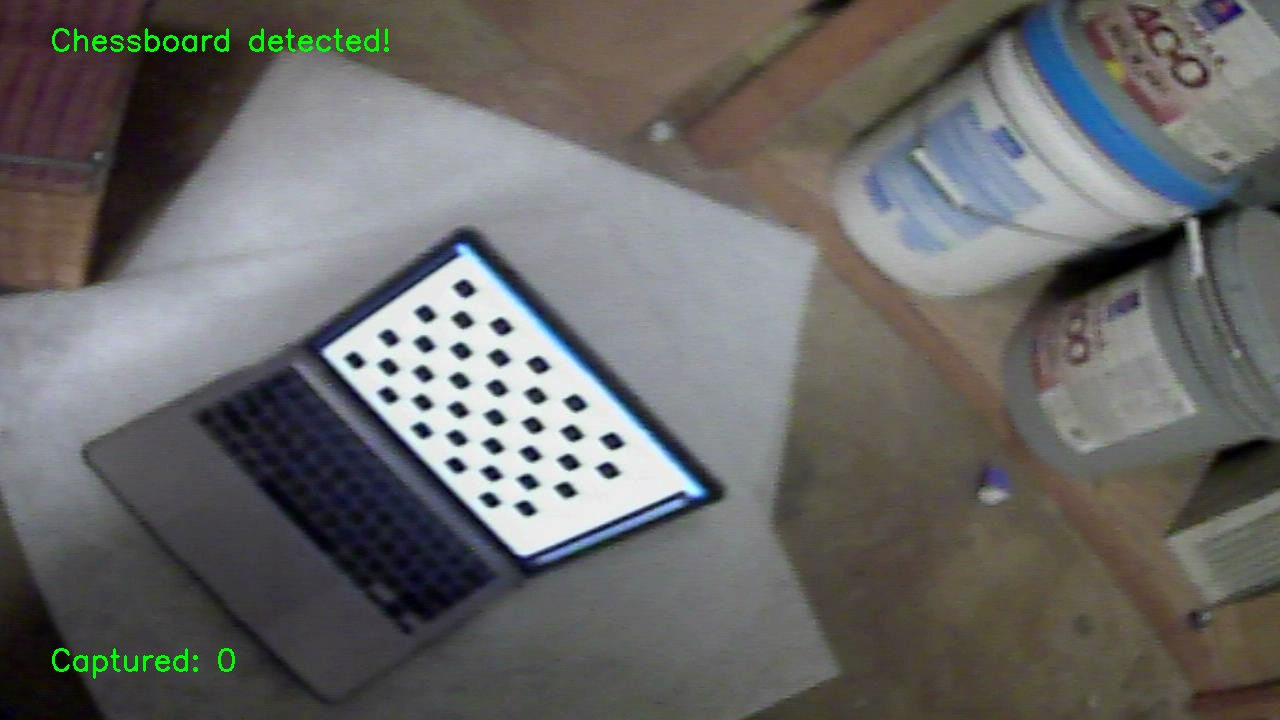
#> input picture crab-detect/camera-calibration/calibration_images/calibration_00.jpg, 1280 x 720 px; its folder holds only this picture in this run
$ python camera_calibration.py
#> lines starting #> are read from the running program, lines starting #| are printed output that depends on the picture; after the words box and inside, x2 and y2 are one past the last pixel; in counts of white or black regions, pixels touching at a corner belong together; long printed decimals are rounded
import numpy as np
import cv2
import glob
import os
import pickle

# Camera calibration parameters
# You can modify these variables as needed
CHESSBOARD_SIZE = (9, 6)  # Number of inner corners per chessboard row and column
SQUARE_SIZE = 2.2225         # Size of a square in centimeters
CALIBRATION_IMAGES_PATH = 'calibration_images/*.jpg'  # Path to calibration images
OUTPUT_DIRECTORY = 'output'  # Directory to save calibration results
SAVE_UNDISTORTED = True   # Whether to save undistorted images

def calibrate_camera():
    """
    Calibrate the camera using chessboard images.

    Returns:
        ret: The RMS re-projection error
        mtx: Camera matrix
        dist: Distortion coefficients
        rvecs: Rotation vectors
        tvecs: Translation vectors
    """
    # Prepare object points (0,0,0), (1,0,0), (2,0,0) ... (8,5,0)
    objp = np.zeros((CHESSBOARD_SIZE[0] * CHESSBOARD_SIZE[1], 3), np.float32)
    objp[:, :2] = np.mgrid[0:CHESSBOARD_SIZE[0], 0:CHESSBOARD_SIZE[1]].T.reshape(-1, 2)

    # Scale object points by square size (for real-world measurements)
    objp = objp * SQUARE_SIZE

    # Arrays to store object points and image points from all images
    objpoints = []  # 3D points in real world space
    imgpoints = []  # 2D points in image plane

    # Get list of calibration images
    images = glob.glob(CALIBRATION_IMAGES_PATH)

    if not images:
        print(f"No calibration images found at {CALIBRATION_IMAGES_PATH}")
        return None, None, None, None, None

    # Create output directory if it doesn't exist
    if not os.path.exists(OUTPUT_DIRECTORY):
        os.makedirs(OUTPUT_DIRECTORY)

    print(f"Found {len(images)} calibration images")

    # Process each calibration image
    for idx, fname in enumerate(images):
        img = cv2.imread(fname)
        gray = cv2.cvtColor(img, cv2.COLOR_BGR2GRAY)

        # Find the chessboard corners
        ret, corners = cv2.findChessboardCorners(gray, CHESSBOARD_SIZE, None)

        # If found, add object points and image points
        if ret:
            objpoints.append(objp)

            # Refine corner positions
            criteria = (cv2.TERM_CRITERIA_EPS + cv2.TERM_CRITERIA_MAX_ITER, 30, 0.001)
            corners2 = cv2.cornerSubPix(gray, corners, (11, 11), (-1, -1), criteria)
            imgpoints.append(corners2)

            # Draw and display the corners
            cv2.drawChessboardCorners(img, CHESSBOARD_SIZE, corners2, ret)

            # Save image with corners drawn
            output_img_path = os.path.join(OUTPUT_DIRECTORY, f'corners_{os.path.basename(fname)}')
            cv2.imwrite(output_img_path, img)

            print(f"Processed image {idx+1}/{len(images)}: {fname} - Chessboard found")
        else:
            print(f"Processed image {idx+1}/{len(images)}: {fname} - Chessboard NOT found")

    if not objpoints:
        print("No chessboard patterns were detected in any images.")
        return None, None, None, None, None

    print("Calibrating camera...")

    # Calibrate camera
    ret, mtx, dist, rvecs, tvecs = cv2.calibrateCamera(
        objpoints, imgpoints, gray.shape[::-1], None, None
    )

    # Save calibration results
    calibration_data = {
        'camera_matrix': mtx,
        'distortion_coefficients': dist,
        'rotation_vectors': rvecs,
        'translation_vectors': tvecs,
        'reprojection_error': ret
    }

    with open(os.path.join(OUTPUT_DIRECTORY, 'calibration_data.pkl'), 'wb') as f:
        pickle.dump(calibration_data, f)

    # Save camera matrix and distortion coefficients as text files
    np.savetxt(os.path.join(OUTPUT_DIRECTORY, 'camera_matrix.txt'), mtx)
    np.savetxt(os.path.join(OUTPUT_DIRECTORY, 'distortion_coefficients.txt'), dist)

    print(f"Calibration complete! RMS re-projection error: {ret}")
    print(f"Results saved to {OUTPUT_DIRECTORY}")

    return ret, mtx, dist, rvecs, tvecs

def undistort_images(mtx, dist):
    """
    Undistort all calibration images using the calibration results.

    Args:
        mtx: Camera matrix
        dist: Distortion coefficients
    """
    if not SAVE_UNDISTORTED:
        return

    images = glob.glob(CALIBRATION_IMAGES_PATH)

    if not images:
        print(f"No images found at {CALIBRATION_IMAGES_PATH}")
        return

    undistorted_dir = os.path.join(OUTPUT_DIRECTORY, 'undistorted')
    if not os.path.exists(undistorted_dir):
        os.makedirs(undistorted_dir)

    print(f"Undistorting {len(images)} images...")

    for idx, fname in enumerate(images):
        img = cv2.imread(fname)
        h, w = img.shape[:2]

        # Refine camera matrix based on free scaling parameter
        newcameramtx, roi = cv2.getOptimalNewCameraMatrix(mtx, dist, (w, h), 1, (w, h))

        # Undistort image
        dst = cv2.undistort(img, mtx, dist, None, newcameramtx)

        # Crop the image (optional)
        x, y, w, h = roi
        dst = dst[y:y+h, x:x+w]

        # Save undistorted image
        output_img_path = os.path.join(undistorted_dir, f'undistorted_{os.path.basename(fname)}')
        cv2.imwrite(output_img_path, dst)

        print(f"Undistorted image {idx+1}/{len(images)}: {fname}")

    print(f"Undistorted images saved to {undistorted_dir}")

# [26 lines left out: function calculate_reprojection_error, not called in this run]

def main():
    """
    Main function to run the camera calibration process.
    """
    print("Starting camera calibration...")

    # Calibrate camera
    ret, mtx, dist, rvecs, tvecs = calibrate_camera()
#> in calibrate_camera, img is the input picture: shape (720, 1280, 3); mean B, G, R 103.7, 104.9, 105.3
#> in calibrate_camera, `gray = cv2.cvtColor(img, cv2.COLOR_BGR2GRAY)`:
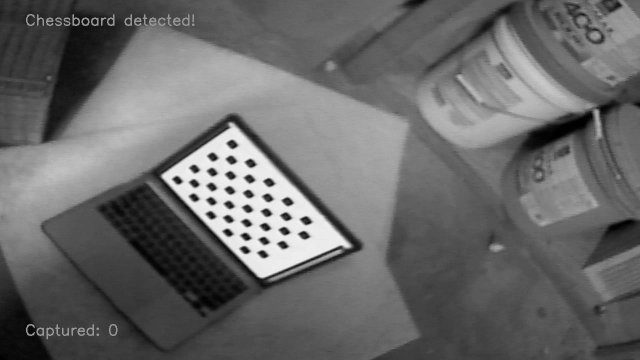
#> gray: shape (720, 1280) (shown at 1/2 size); min 0, max 250, mean 104.9
#> in calibrate_camera, `ret, corners = cv2.findChessboardCorners(gray, CHESSBOARD_SIZE, None)`: ret = True; corners = 54 rows, first 8: [465.6, 304.7], [481.5, 323], [500.6, 340.9], [518, 361.5], [537.5, 380.5], [555, 399.5], [572.5, 418], [591.5, 437]
#> in calibrate_camera, `corners2 = cv2.cornerSubPix(gray, corners, (11, 11), (-1, -1), criteria)`: corners2 = 54 rows, first 8: [463.4, 302.6], [474.5, 323.1], [499.1, 343.2], [511, 360.5], [537.5, 380.5], [547.6, 398.8], [572.2, 420.8], [584.2, 436.6]
#> in calibrate_camera, `cv2.drawChessboardCorners(img, CHESSBOARD_SIZE, corners2, ret)`:
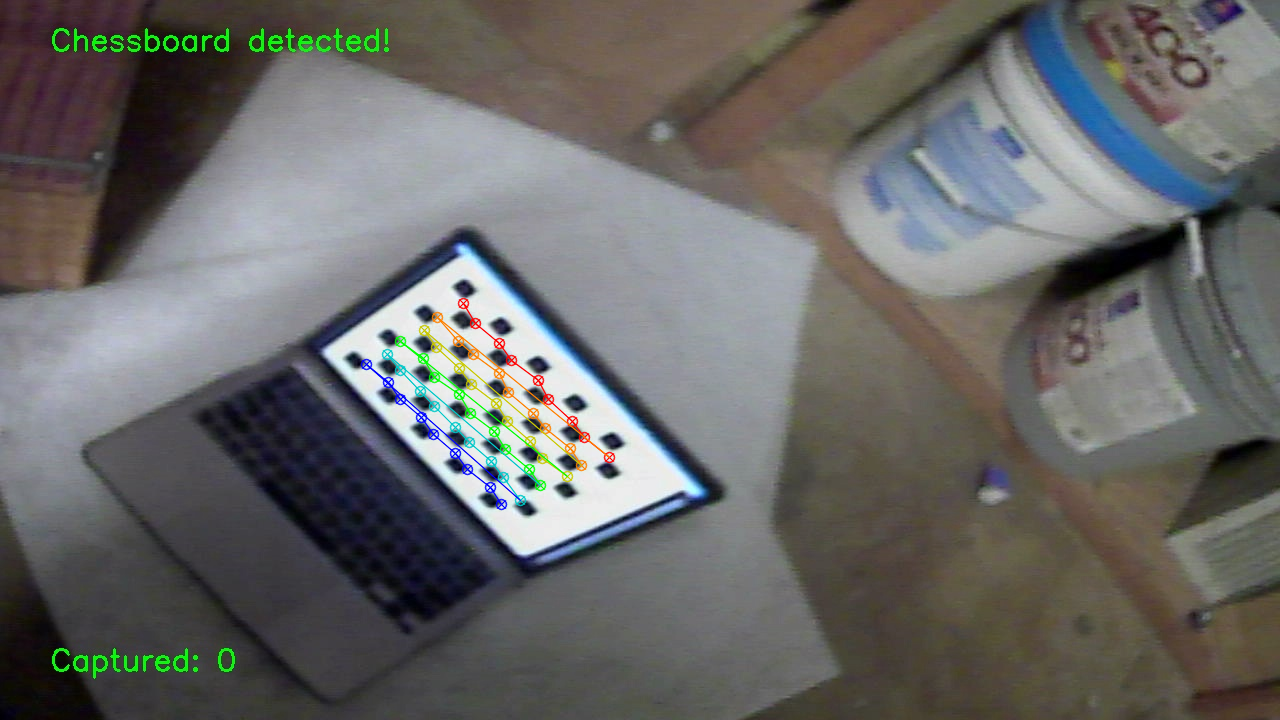
#> img: shape (720, 1280, 3); 1.02% of pixels changed, all inside (x1, y1, x2, y2) = (360, 297, 616, 511)
#> in calibrate_camera, `ret, mtx, dist, rvecs, tvecs = cv2.calibrateCamera( objpoints, imgpoin..`: ret = 3.34; mtx = [[630.1, 0, 690.8], [0, 466.8, 320.5], [0, 0, 1]]; dist = [[-0.306, 2.02, -0.0236, 0.00838, -3.67]]; rvecs = ([0.288, 0.189, 0.933],); tvecs = ([-16.35, -1.42, 43.59],)
#| Calibration complete! RMS re-projection error: 3.341
#> ret = 3.34; mtx = [[630.1, 0, 690.8], [0, 466.8, 320.5], [0, 0, 1]]; dist = [[-0.306, 2.02, -0.0236, 0.00838, -3.67]]; rvecs = ([0.288, 0.189, 0.933],); tvecs = ([-16.35, -1.42, 43.59],)

    if mtx is None:
        print("Calibration failed. Exiting.")
        return

    # Undistort images
    undistort_images(mtx, dist)
#> in undistort_images, `newcameramtx, roi = cv2.getOptimalNewCameraMatrix(mtx, dist, (w, h), 1..`: newcameramtx = [[630.1, 0, 690.8], [0, 466.8, 320.5], [0, 0, 1]]; roi = (0, 0, 1279, 719)
#> in undistort_images, `dst = cv2.undistort(img, mtx, dist, None, newcameramtx)`:
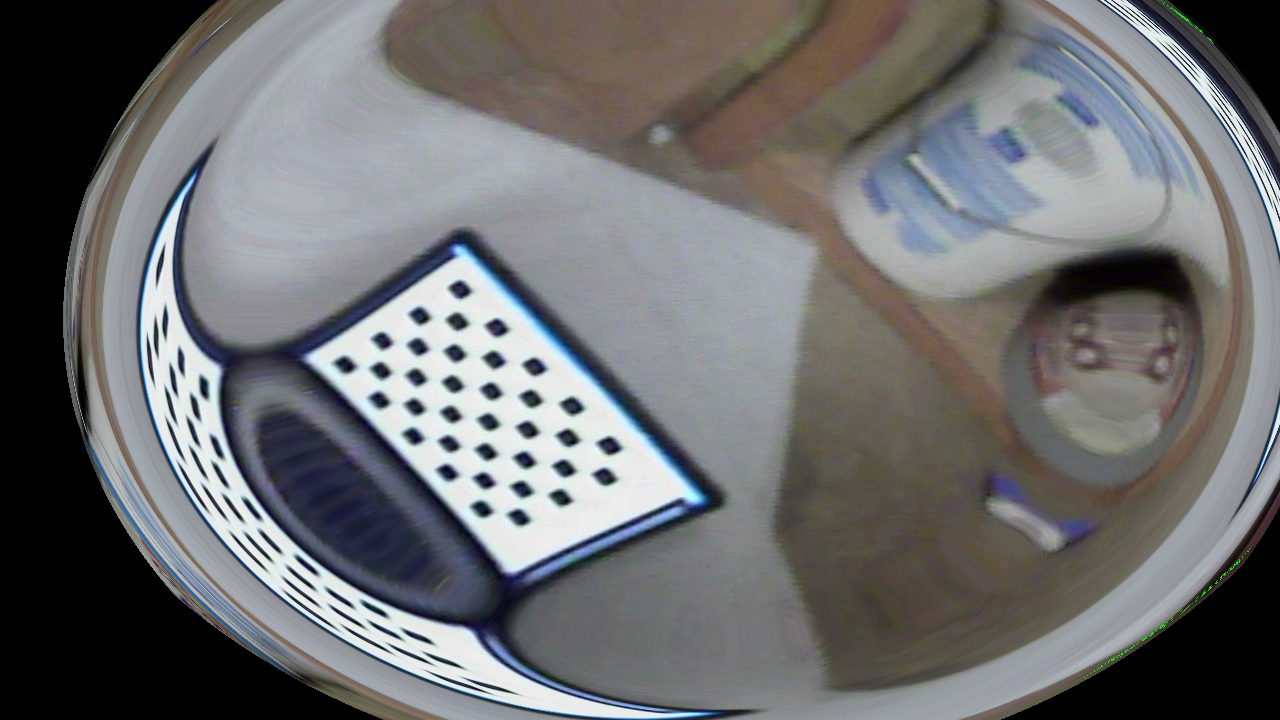
#> dst: shape (720, 1280, 3); mean B, G, R 111.3, 110.1, 109.4
#> in undistort_images, `x, y, w, h = roi`: x = 0; w = 1279; h = 719

    print("Camera calibration completed successfully!")

if __name__ == "__main__":
    main()

$ run again, on crab-detect/camera-calibration/calibration_images/calibration_04.jpg
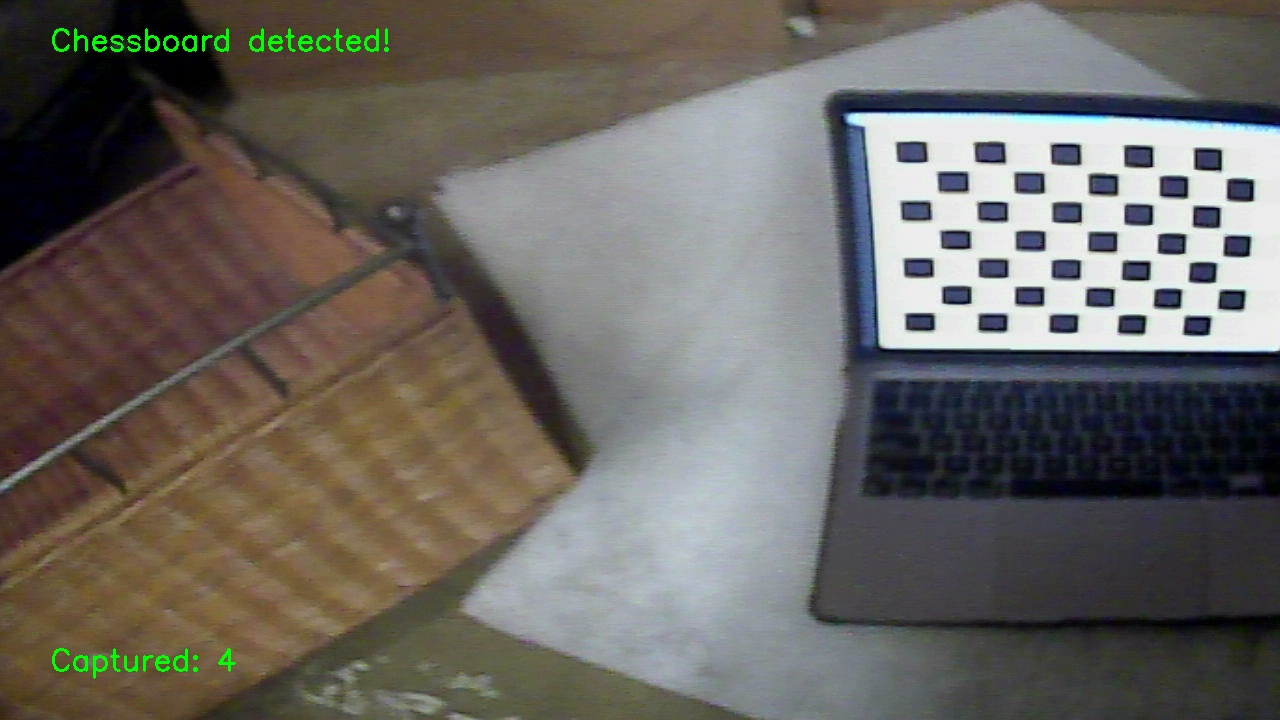
#> input picture crab-detect/camera-calibration/calibration_images/calibration_04.jpg, 1280 x 720 px
#> in calibrate_camera, img is the input picture: shape (720, 1280, 3); mean B, G, R 97.2, 102.5, 106.2
#> in calibrate_camera, `ret, corners = cv2.findChessboardCorners(gray, CHESSBOARD_SIZE, None)`: ret = True; corners = 54 rows, first 8: [932.5, 166.5], [971, 166.5], [1009.5, 168], [1048, 168.5], [1084.5, 169], [1120.5, 170], [1156.5, 171.5], [1190.5, 172.5]
#> corners2 = 54 rows, first 8: [927.4, 161.7], [974.6, 162.6], [1005.9, 163.3], [1045.1, 170.8], [1081.5, 166], [1119.4, 172.5], [1153.5, 168.2], [1191.1, 172.6]
#> in calibrate_camera, `cv2.drawChessboardCorners(img, CHESSBOARD_SIZE, corners2, ret)`:
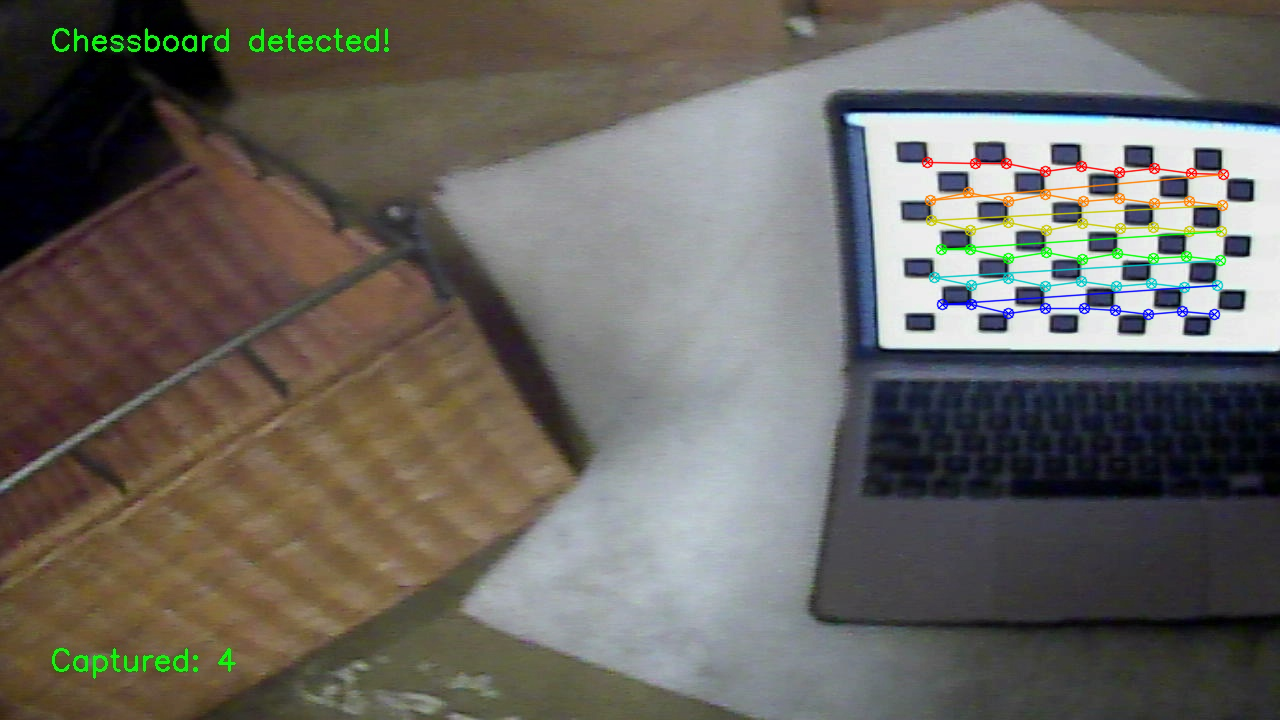
#> img: shape (720, 1280, 3); 1.45% of pixels changed, all inside (x1, y1, x2, y2) = (921, 156, 1230, 321)
#> in calibrate_camera, `ret, mtx, dist, rvecs, tvecs = cv2.calibrateCamera( objpoints, imgpoin..`: ret = 3.33; mtx = [[1670.4, 0, 687.4], [0, 1216.8, 431.7], [0, 0, 1]]; dist = [[-0.0123, -1.35, -0.0953, -0.0841, -0.573]]; rvecs = ([0.581, 0.367, -0.0182],); tvecs = ([13.42, -19.04, 89.88],)
#| Calibration complete! RMS re-projection error: 3.334
#> in main, `ret, mtx, dist, rvecs, tvecs = calibrate_camera()`: ret = 3.33; dist = [[-0.0123, -1.35, -0.0953, -0.0841, -0.573]]; rvecs = ([0.581, 0.367, -0.0182],); tvecs = ([13.42, -19.04, 89.88],)
#> newcameramtx = [[1297.1, 0, 556.1], [0, 946.9, 425.1], [0, 0, 1]]; roi = (68, 123, 948, 526)
#> in undistort_images, `x, y, w, h = roi`: x = 68; y = 123; w = 948; h = 526
#> in undistort_images, `dst = dst[y:y+h, x:x+w]`:
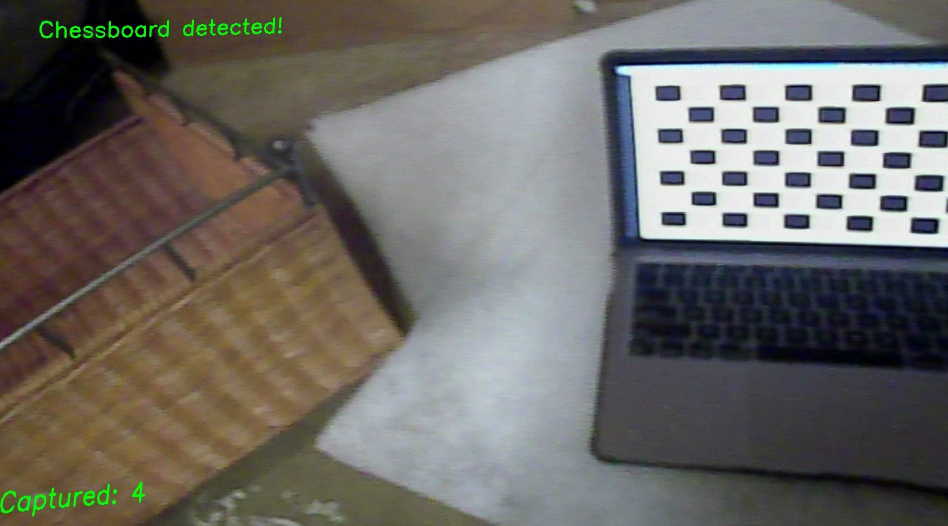
#> dst: shape (526, 948, 3); mean B, G, R 100.8, 105.2, 108
